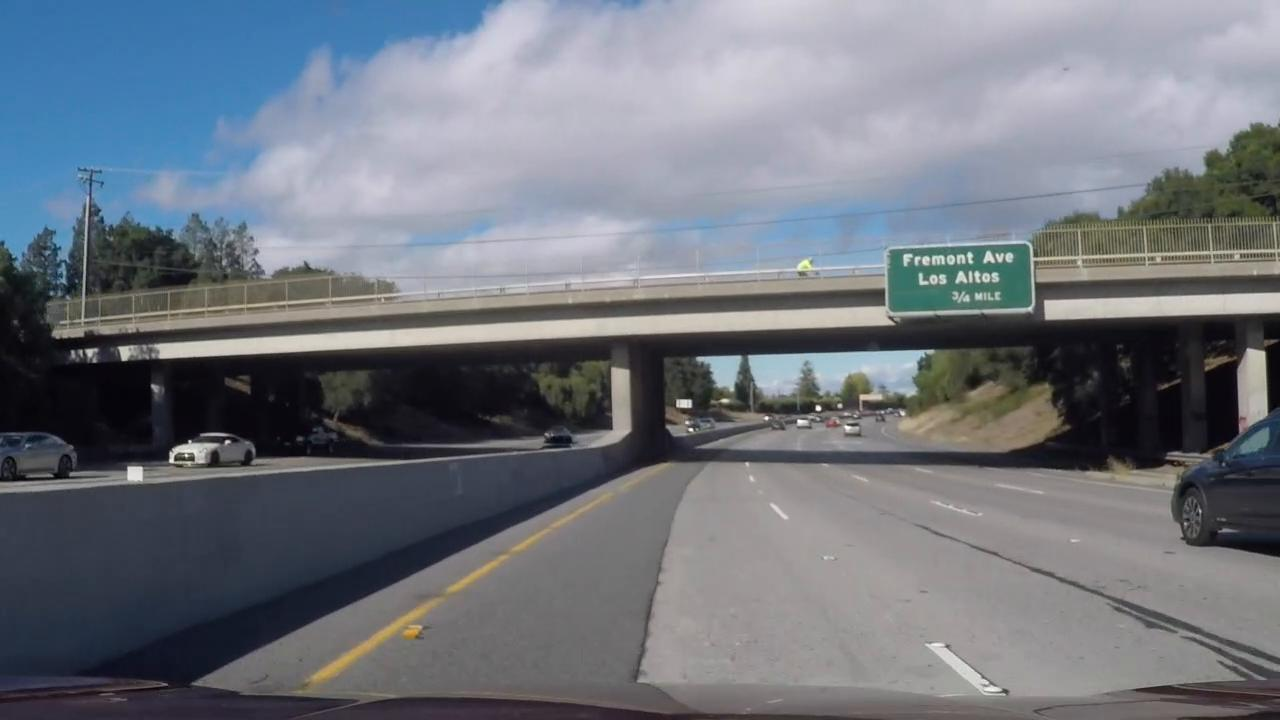
#> input picture AdvancedLaneFinding/test_images/frame3.jpeg, 1280 x 720 px, given in place of image0000.png, which was not available
$ jupyter execute --allow-errors object_detection.ipynb   (shell and % lines are left out)   (older library calls are emulated)
#> lines starting #> are read from the running program, lines starting #| are printed output that depends on the picture; pictures that were not available may be replaced by others from this repository, and a replacement may not be noted
[cell 1]
import pickle
import cv2
import numpy as np
import matplotlib.pyplot as plt
import matplotlib.image as mpimg
import glob
from skimage.feature import hog
import glob
import time
from sklearn.svm import LinearSVC
from sklearn.preprocessing import StandardScaler,  RobustScaler
from skimage.feature import hog
from sklearn.model_selection import train_test_split
from random import shuffle
from scipy.ndimage.measurements import label
from moviepy.editor import VideoFileClip
from IPython.display import HTML

#import imageio
#imageio.plugins.ffmpeg.download()

[cell 2]
### TODO: Tweak these parameters and see how the results change.
color_space = 'YCrCb' # Can be RGB, HSV, LUV, HLS, YUV, YCrCb
orient = 9
pix_per_cell = 8
cell_per_block = 2
hog_channel = 'ALL' # Can be 0, 1, 2, or "ALL"
xy_window=(64, 64)
spatial_size = (16, 16) # Spatial binning dimensions
hist_bins = 32    # Number of histogram bins

def get_hog_features(img, orient, pix_per_cell, cell_per_block, vis=False, feature_vec=True):
    #features, hog_image = hog(img, orientations=orient, pixels_per_cell=(pix_per_cell, pix_per_cell),
    #                              cells_per_block=(cell_per_block, cell_per_block), transform_sqrt=False,
    #                              visualise=True, feature_vector=feature_vec, block_norm="L2-Hys")
    if vis == True:
        features, hog_image = hog(img, orientations=orient, pixels_per_cell=(pix_per_cell, pix_per_cell),
                                  cells_per_block=(cell_per_block, cell_per_block), transform_sqrt=False,
                                  visualise=True, feature_vector=feature_vec, block_norm="L2-Hys")
        return features, hog_image
    else:
        features = hog(img, orientations=orient, pixels_per_cell=(pix_per_cell, pix_per_cell),
                       cells_per_block=(cell_per_block, cell_per_block), transform_sqrt=False,
                       visualise=False, feature_vector=feature_vec, block_norm="L2-Hys")
        return features

#    image = mpimg.imread(cars[ind])

#img = cv2.cvtColor(mpimg.imread('test_images/test1.jpg'), cv2.COLOR_RGB2YCrCb)[:,:,0]
img = cv2.cvtColor(mpimg.imread('label_data/vehicles/GTI_Far/image0000.png'), cv2.COLOR_RGB2YCrCb)[:,:,0]
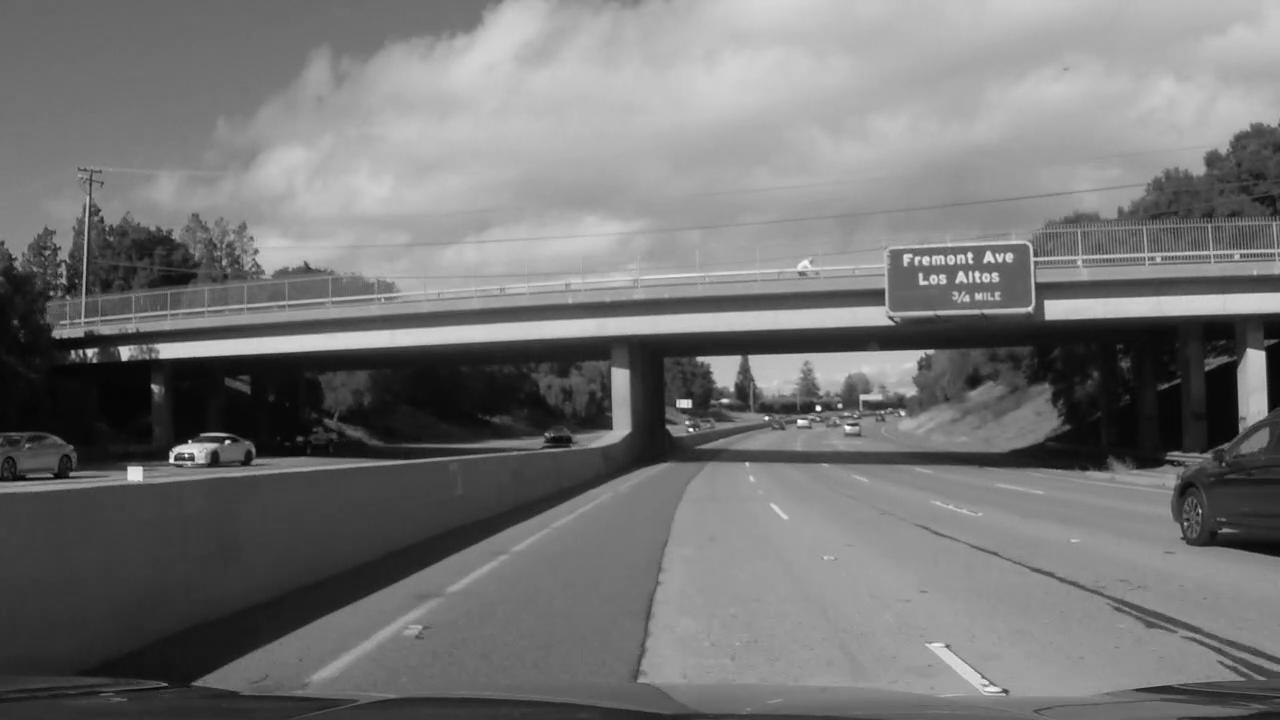
#> img: shape (720, 1280); min 0, max 255, mean 116.6

#img = cv2.cvtColor(mpimg.imread('test_images/test1.jpg'), cv2.COLOR_RGB2HSV).astype(np.float)[:,:,2]

#plt.imshow(gray)
features, hog_img = get_hog_features(img, orient, pix_per_cell, cell_per_block, vis=True)
#> in get_hog_features, `features, hog_image = hog(img, orientations=orient, pixels_per_cell=(p..`:
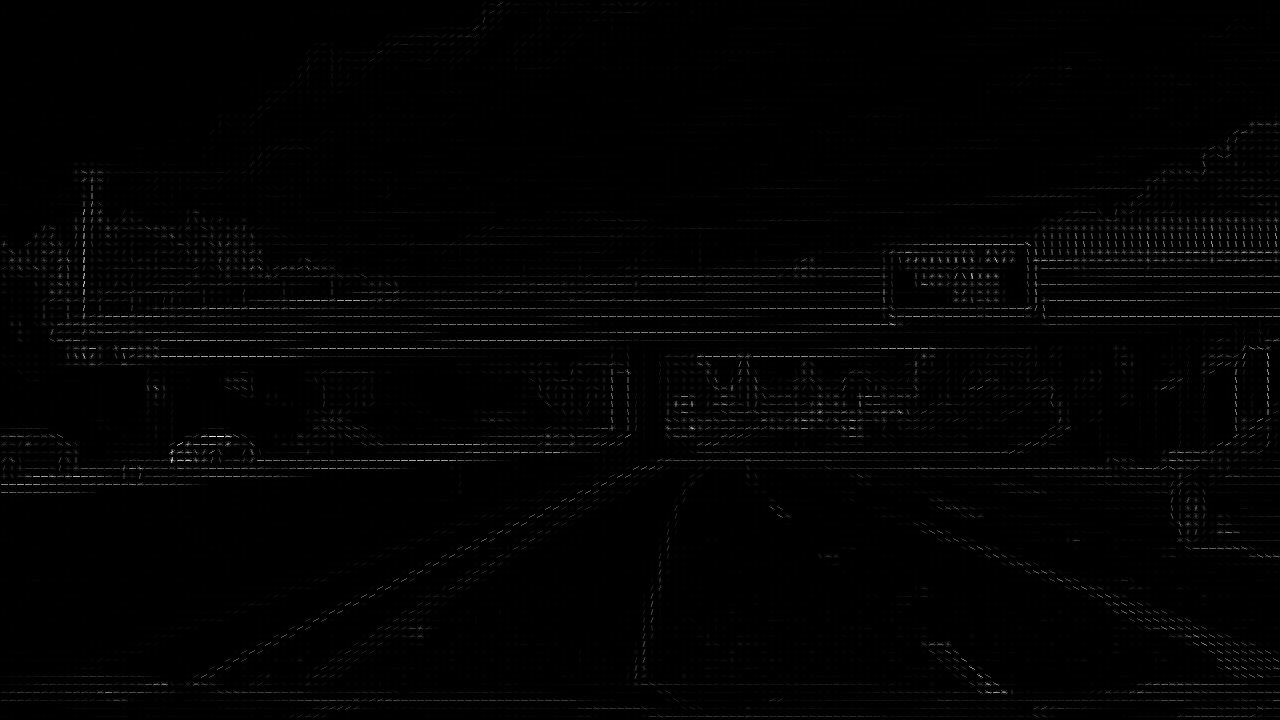
#> hog_image: shape (720, 1280) float64; min 0, max 66.82, mean 0.7; drawn with min black and max white

#> (the rest of this cell did not finish here and is left out)

[cell 3]
# [59 lines left out: functions convertimg, bin_spatial, color_hist, single_img_features, not called in this run]

# Define a function to extract features from a list of images
# Have this function call bin_spatial() and color_hist()
def extract_features(imgs, color_space, orient,
                     pix_per_cell, cell_per_block, hog_channel):
    # Create a list to append feature vectors to
    features = []
    # Iterate through the list of images
    for file in imgs:
        # Read in each one by one
        image = mpimg.imread(file)
        features.append(single_img_features(image, color_space, orient,
                        pix_per_cell, cell_per_block, hog_channel))
    # Return list of feature vectors
    return features


# Divide up into cars and notcars

images = glob.iglob('label_data/**/*.png', recursive=True) # glob.glob('label_data/*.jpeg')
cars = []
notcars = []
for image in images:
    if 'non-vehicles' in image:
        notcars.append(image)
    else:
        cars.append(image)

# [5 lines of commented-out code are left out]

t=time.time()
car_features = extract_features(cars, color_space, orient,
                        pix_per_cell, cell_per_block,
                        hog_channel)
notcar_features = extract_features(notcars, color_space, orient,
                        pix_per_cell, cell_per_block,
                        hog_channel)
t2 = time.time()
print(round(t2-t, 2), 'Seconds to extract HOG features...')
# Create an array stack of feature vectors
X = np.vstack((car_features, notcar_features)).astype(np.float64)
# Fit a per-column scaler
#> (the rest of this cell did not finish here and is left out)

[cell 4]
# Define a single function that can extract features using hog sub-sampling and make predictions
# [77 lines left out: function find_cars, not called in this run]

#yranges = ((400, 656, 1.5), (416, 480, 1.0), (400, 496, 1.5), (432, 528, 1.5), (400, 528, 2.0), (432, 560, 2.0),
#          (400, 596, 3.5), (464, 660, 3.5))

#yranges = ((400, 650, 1.0), (400, 650, 1.3), (400, 650, 1.5), (400, 460, 1.8), (400, 500, 1.5), (400, 500, 2.0))
yranges = ((400, 464, 1.0), (416, 480, 1.0), (400, 496, 1.5), (432, 528, 1.5), (400, 528, 2.0), (432, 560, 2.0),
          (400, 596, 3.5), (464, 660, 3.5))

#yranges = ((416, 480, 1.0),)
img = mpimg.imread('test_images/test1.jpg').astype(np.float32)/255
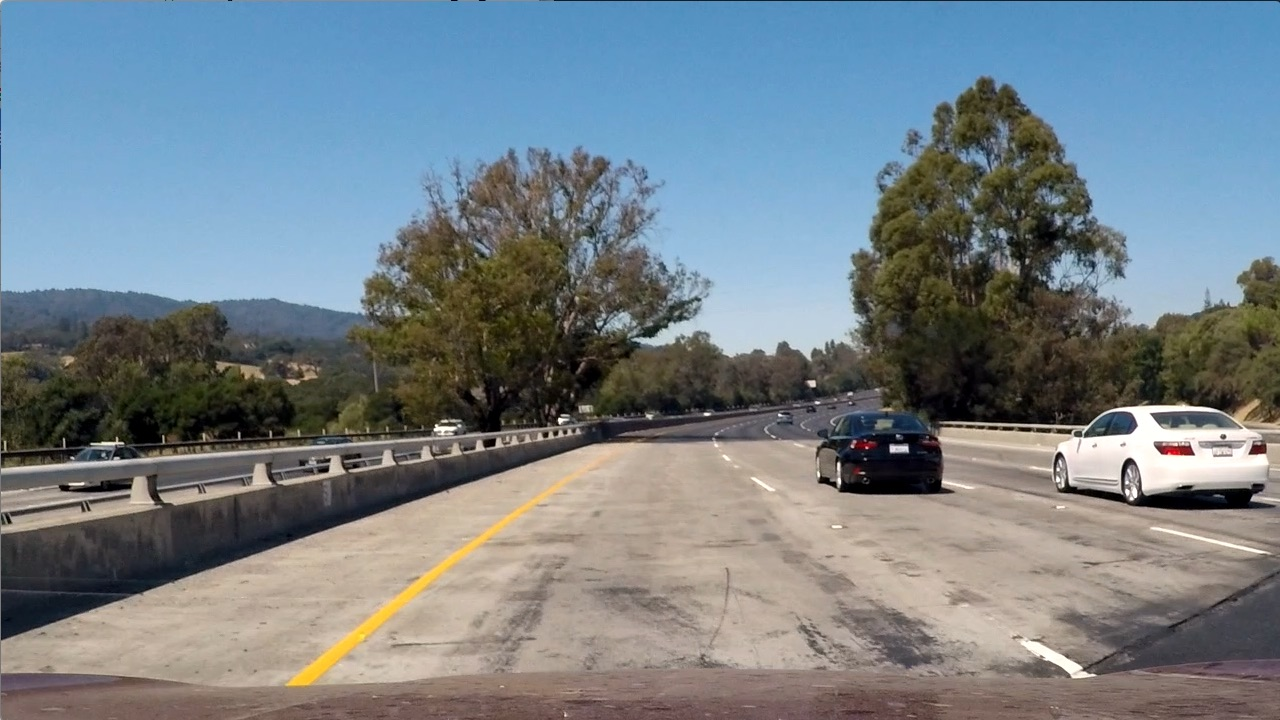
#> input picture AdvancedLaneFinding/test_images/test1.jpg, 1280 x 720 px, found by its file name
#> img: shape (720, 1280, 3) float32
#img = mpimg.imread('frame3.jpeg').astype(np.float32)/255
imgcopy = np.copy(img)
rectangles = []
#> (the rest of this cell did not finish here and is left out)

[cell 5]
def add_heat(heatmap, bbox_list):
    # Iterate through list of bboxes
    for box in bbox_list:
        # Add += 1 for all pixels inside each bbox
        # Assuming each "box" takes the form ((x1, y1), (x2, y2))
        heatmap[box[0][1]:box[1][1], box[0][0]:box[1][0]] += 1
#> heatmap: shape (720, 1280) float32; every value is 0

    # Return updated heatmap
    return heatmap

def apply_threshold(heatmap, threshold):
    # Zero out pixels below the threshold
    heatmap[heatmap <= threshold] = 0
    # Return thresholded map
    return heatmap

def draw_labeled_bboxes(img, labels):
    # Iterate through all detected cars
    for car_number in range(1, labels[1]+1):
        # Find pixels with each car_number label value
        nonzero = (labels[0] == car_number).nonzero()
        # Identify x and y values of those pixels
        nonzeroy = np.array(nonzero[0])
        nonzerox = np.array(nonzero[1])
        # Define a bounding box based on min/max x and y
        bbox = ((np.min(nonzerox), np.min(nonzeroy)), (np.max(nonzerox), np.max(nonzeroy)))
        # Draw the box on the image
        cv2.rectangle(img, bbox[0], bbox[1], (0,0,1.0), 6)
    # Return the image
    return img

heatmap_img = np.zeros_like(img[:,:,0])
heatmap_img = add_heat(heatmap_img, rectangles)
heatmap_img = apply_threshold(heatmap_img, 1)
plt.figure(figsize=(10,10))
plt.imshow(heatmap_img, cmap='hot')
labels = label(heatmap_img)
draw_img = draw_labeled_bboxes(np.copy(img), labels)
print(labels[1], 'cars found')
#| 0 cars found
plt.imshow(draw_img, cmap='gray')
#> (this line was passed over: IPython is not available in this run)

print('...')
